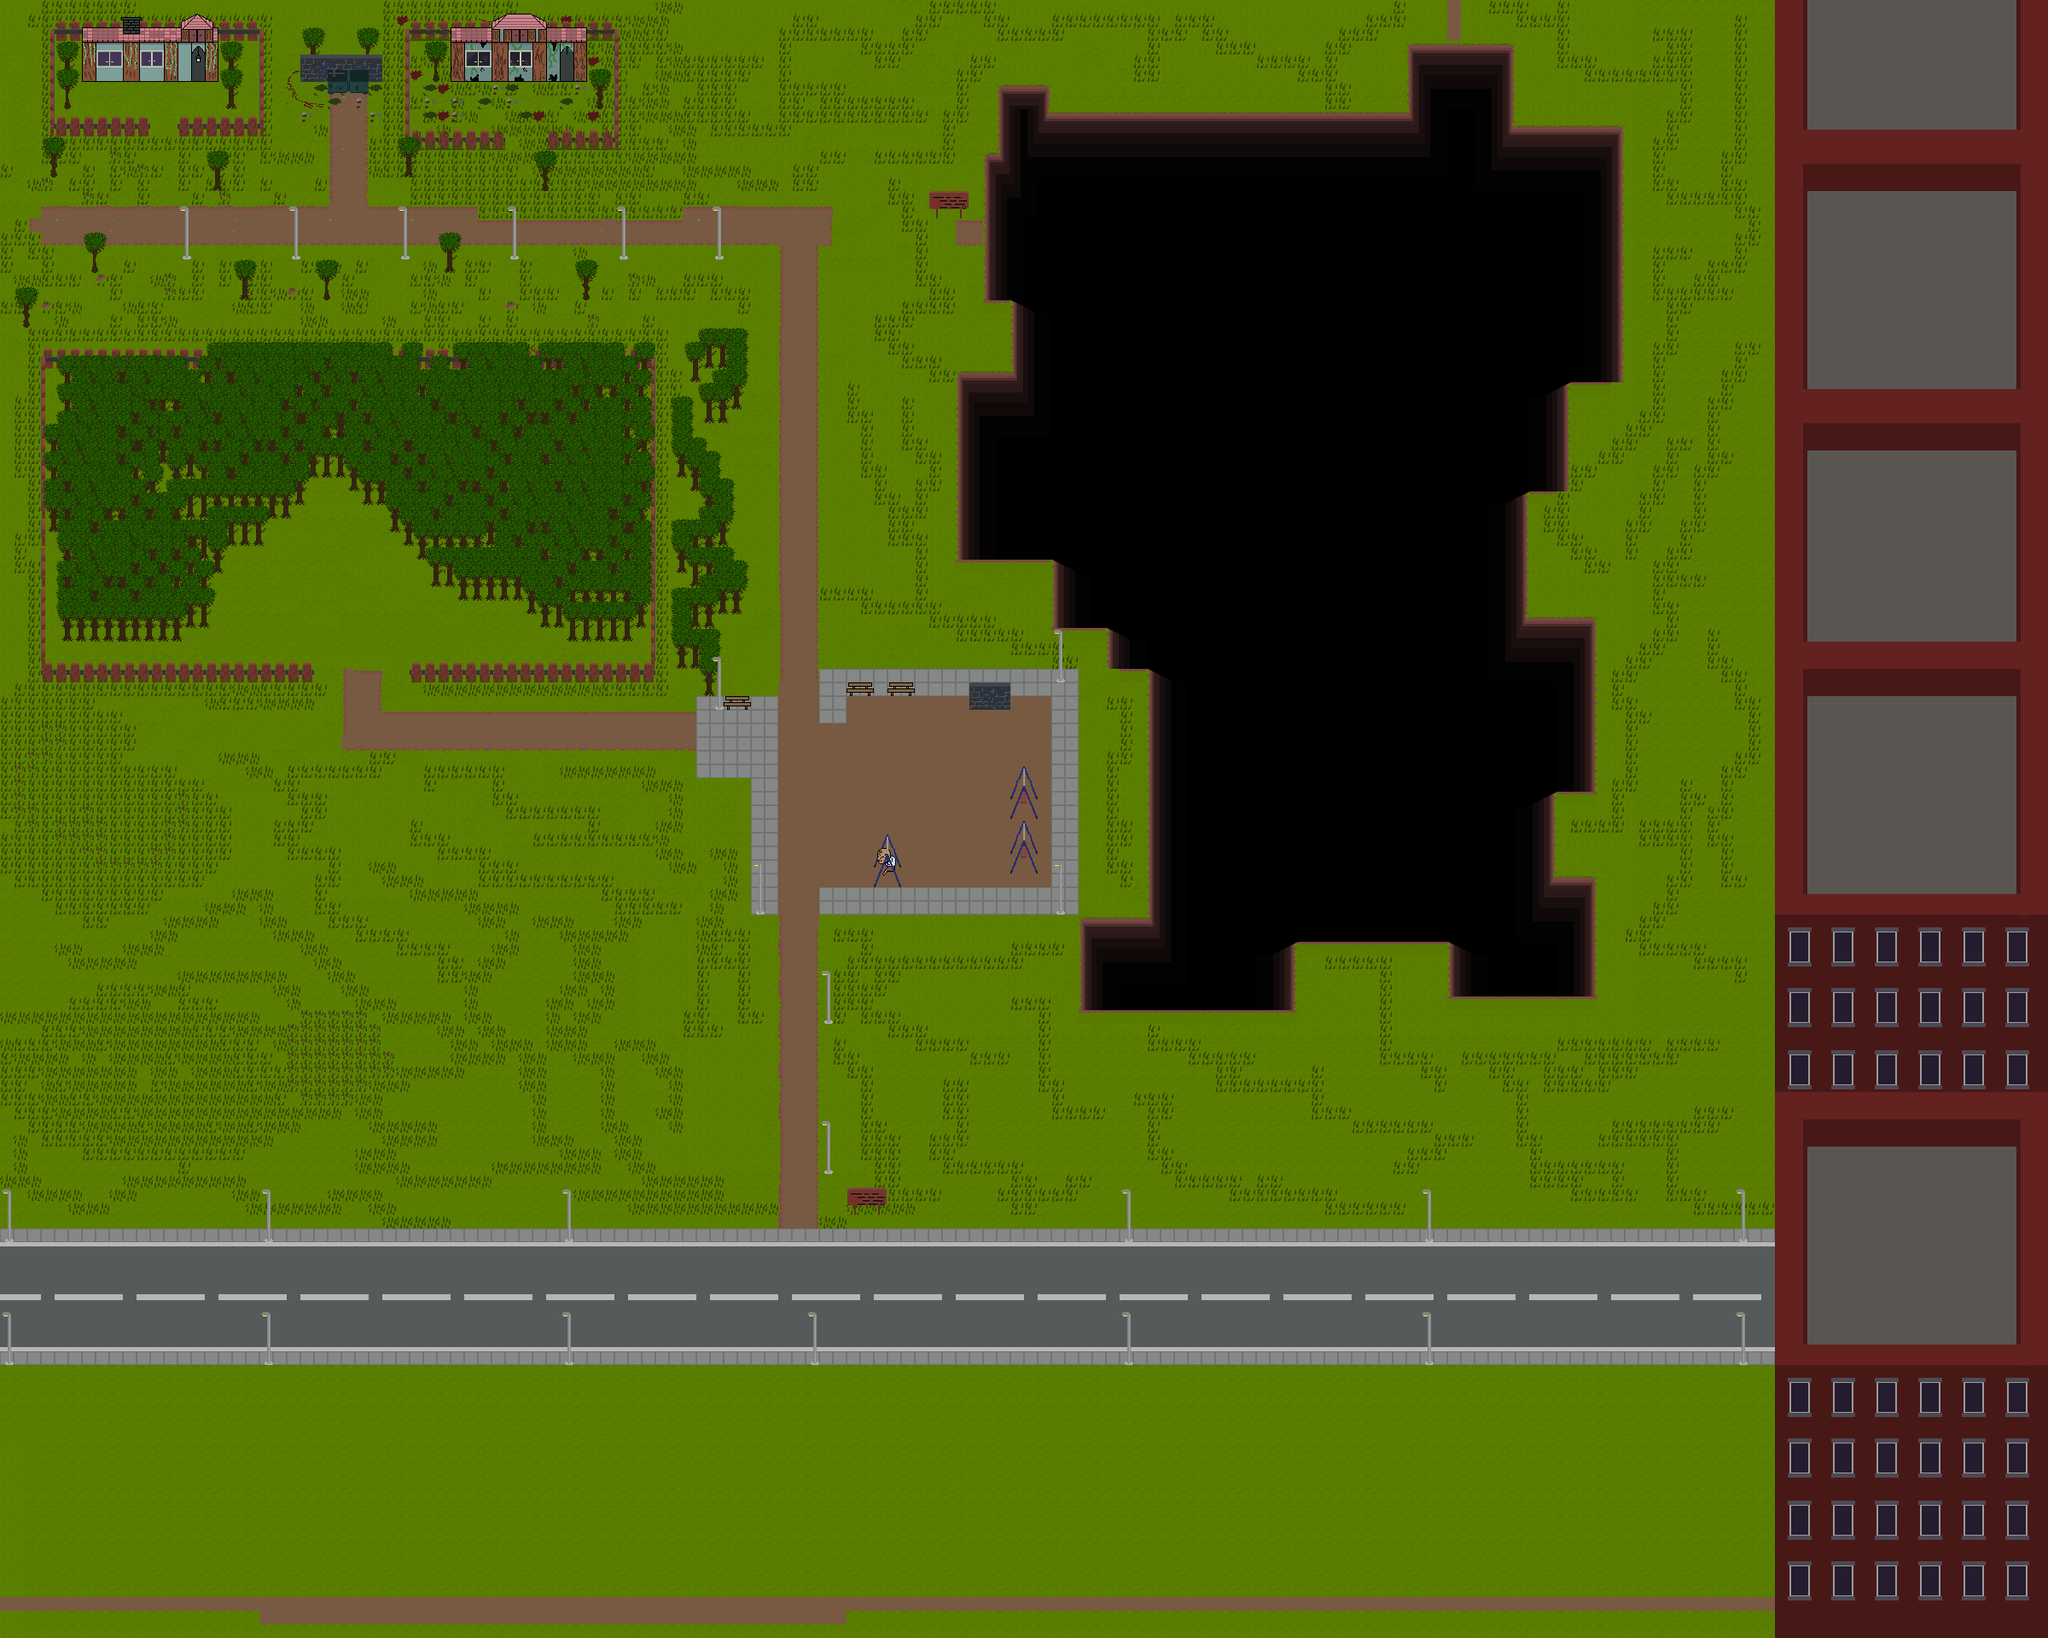

A 2D game scene composited from a Tiled map and its tileset images. What follows is a short description and the map's XML, with each tile layer's data collapsed to a summary:
An orthogonal 150x120 tile map with 16x16 px tiles, 3 tile layers (floor, floor items, objects), 1 hidden layer not drawn, 23 tilesets and 45 objects (2x домик, бездна, парк, дед из психушки, заброшенный дом, ...).

<map version="1.5" tiledversion="1.7.2" orientation="orthogonal" renderorder="right-down" width="150" height="120" tilewidth="16" tileheight="16" infinite="0" nextlayerid="8" nextobjectid="38">
 <tileset firstgid="1" name="мусорка" tilewidth="48" tileheight="32" tilecount="1" columns="1">
  <image source="../../data/мусорка.png" width="48" height="32" />
  <tile id="0">
   <objectgroup draworder="index" id="2">
    <object id="1" x="-0.125" y="17.375" width="48" height="13.75" />
   </objectgroup>
  </tile>
 </tileset>
 <tileset firstgid="2" name="стена" tilewidth="48" tileheight="32" tilecount="1" columns="1">
  <image source="../../data/стена.png" width="64" height="32" />
  <tile id="0">
   <objectgroup draworder="index" id="2">
    <object id="1" x="0.125" y="-0.125" width="47.75" height="4.75" />
    </objectgroup>
  </tile>
 </tileset>
 <tileset firstgid="3" name="тропа" tilewidth="16" tileheight="16" spacing="1" tilecount="15" columns="5">
  <image source="../../data/тропа.png" width="84" height="50" />
 </tileset>
 <tileset firstgid="18" name="трава" tilewidth="16" tileheight="16" spacing="1" tilecount="15" columns="15">
  <image source="../../data/трава.png" width="254" height="16" />
 </tileset>
 <tileset firstgid="33" name="tree" tilewidth="32" tileheight="48" spacing="1" tilecount="3" columns="3">
  <image source="../../data/tree.png" width="98" height="48" />
  <tile id="0">
   <objectgroup draworder="index" id="2">
    <!-- 1 objects omitted --></objectgroup>
  </tile>
  <tile id="1">
   <objectgroup draworder="index" id="2">
    <!-- 1 objects omitted --></objectgroup>
  </tile>
  <tile id="2">
   <objectgroup draworder="index" id="2">
    <!-- 1 objects omitted --></objectgroup>
  </tile>
 </tileset>
 <tileset firstgid="36" name="уличный фонарь" tilewidth="16" tileheight="64" tilecount="1" columns="1">
  <image source="../../data/уличный фонарь.png" width="16" height="64" />
  <tile id="0">
   <objectgroup draworder="index" id="2">
    <!-- 1 objects omitted --></objectgroup>
  </tile>
 </tileset>
 <tileset firstgid="37" name="забор1" tilewidth="16" tileheight="32" spacing="1" tilecount="9" columns="9">
  <image source="../../data/забор1.png" width="152" height="32" />
  <tile id="0">
   <objectgroup draworder="index" id="3">
    <!-- 1 objects omitted --></objectgroup>
  </tile>
  <tile id="1">
   <objectgroup draworder="index" id="2">
    <!-- 1 objects omitted --></objectgroup>
  </tile>
  <tile id="2">
   <objectgroup draworder="index" id="2">
    <!-- 1 objects omitted --></objectgroup>
  </tile>
  <tile id="3">
   <objectgroup draworder="index" id="2">
    <!-- 1 objects omitted --></objectgroup>
  </tile>
  <tile id="4">
   <objectgroup draworder="index" id="2">
    <!-- 1 objects omitted --></objectgroup>
  </tile>
  <tile id="5">
   <objectgroup draworder="index" id="2">
    <!-- 1 objects omitted --></objectgroup>
  </tile>
  <tile id="6">
   <objectgroup draworder="index" id="2">
    <!-- 1 objects omitted --></objectgroup>
  </tile>
  <tile id="7">
   <objectgroup draworder="index" id="2">
    <!-- 1 objects omitted --></objectgroup>
  </tile>
  <tile id="8">
   <objectgroup draworder="index" id="2">
    <!-- 1 objects omitted --></objectgroup>
  </tile>
 </tileset>
 <tileset firstgid="46" name="floor_items" tilewidth="16" tileheight="16" spacing="1" tilecount="9" columns="9">
  <image source="../../data/floor_items.png" width="153" height="16" />
 </tileset>
 <tileset firstgid="55" name="бездна3" tilewidth="16" tileheight="16" tilecount="99" columns="9">
  <image source="../../data/бездна3.png" width="144" height="176" />
  <tile id="58">
   <objectgroup draworder="index" id="2">
    <!-- 1 objects omitted --></objectgroup>
  </tile>
 </tileset>
 <tileset firstgid="154" name="bunch_trees" tilewidth="128" tileheight="128" tilecount="1" columns="1">
  <image source="../../data/bunch_trees.png" width="128" height="128" />
 </tileset>
 <tileset firstgid="155" name="player" tilewidth="17" tileheight="29" tilecount="1" columns="1">
  <image source="../../data/player.png" width="17" height="29" />
 </tileset>
 <tileset firstgid="156" name="Дом ГГ" tilewidth="160" tileheight="80" tilecount="1" columns="1">
  <image source="../../data/home.png" width="160" height="80" />
  <tile id="0">
   <objectgroup draworder="index" id="2">
    <!-- 1 objects omitted --></objectgroup>
  </tile>
 </tileset>
 <tileset firstgid="157" name="заброшеный дом" tilewidth="160" tileheight="80" tilecount="1" columns="1">
  <image source="../../data/lost_house.png" width="160" height="80" />
  <tile id="0">
   <objectgroup draworder="index" id="2">
    <!-- 1 objects omitted --></objectgroup>
  </tile>
 </tileset>
 <tileset firstgid="158" name="СКАМЕЙКА " tilewidth="32" tileheight="16" tilecount="1" columns="1">
  <image source="../../data/СКАМЕЙКА.png" width="32" height="16" />
 </tileset>
 <tileset firstgid="159" name="Home Wall" tilewidth="400" tileheight="640" tilecount="1" columns="1">
  <image source="../../data/Home Wall.png" width="400" height="640" />
 </tileset>
 <tileset firstgid="160" name="плитка " tilewidth="16" tileheight="16" spacing="1" tilecount="1" columns="1">
  <image source="../../data/плитка .png" width="16" height="16" />
 </tileset>
 <tileset firstgid="161" name="tablet" tilewidth="48" tileheight="32" spacing="1" tilecount="1" columns="1">
  <image source="../../data/tablet.png" width="48" height="32" />
  <tile id="0">
   <objectgroup draworder="index" id="2">
    <!-- 1 objects omitted --></objectgroup>
  </tile>
 </tileset>
 <tileset firstgid="162" name="stand" tilewidth="32" tileheight="32" tilecount="4" columns="4">
  <image source="../../characters/psycho_ded/stand.png" width="128" height="32" />
 </tileset>
 <tileset firstgid="166" name="дорога  " tilewidth="16" tileheight="16" tilecount="5" columns="1">
  <image source="../../data/дорога  .png" width="16" height="80" />
 </tileset>
 <tileset firstgid="171" name="психо_дед_качалеи" tilewidth="32" tileheight="64" tilecount="2" columns="2">
  <image source="../../data/психо_дед_качалеи.png" width="64" height="64" />
  <tile id="0">
   <objectgroup draworder="index" id="2">
    <!-- 1 objects omitted --></objectgroup>
  </tile>
  <tile id="1">
   <objectgroup draworder="index" id="2">
    <!-- 1 objects omitted --></objectgroup>
  </tile>
 </tileset>
 <tileset firstgid="173" name="arrow" tilewidth="32" tileheight="32" tilecount="1" columns="1">
  <image source="../../data/arrow.png" width="32" height="32" />
 </tileset>
 <tileset firstgid="174" name="boxset" tilewidth="16" tileheight="16" tilecount="2" columns="2">
  <image source="../../data/boxset.png" width="32" height="16" />
  <tile id="0">
   <objectgroup draworder="index" id="2">
    <!-- 1 objects omitted --></objectgroup>
  </tile>
  <tile id="1">
   <objectgroup draworder="index" id="2">
    <!-- 1 objects omitted --></objectgroup>
  </tile>
 </tileset>
 <tileset firstgid="176" name="door1" tilewidth="16" tileheight="16" tilecount="1" columns="1">
  <image source="../../data/door1.png" width="16" height="16" />
  <tile id="0">
   <objectgroup draworder="index" id="2">
    <!-- 1 objects omitted --></objectgroup>
  </tile>
 </tileset>
 <layer id="1" name="floor" width="150" height="120">
  <data>[18000 cells, 18000 non-empty, 104 distinct tile ids]</data>
 </layer>
 <layer id="6" name="floor items" width="150" height="120">
  <data>[18000 cells, 41 non-empty, 9 distinct tile ids]</data>
 </layer>
 <layer id="2" name="objects" width="150" height="120">
  <data>[18000 cells, 728 non-empty, 32 distinct tile ids]</data>
 </layer>
 <layer id="5" name="objects_items" width="150" height="120" visible="0">
  <data>[18000 cells, 267 non-empty, 7 distinct tile ids]</data>
 </layer>
 <objectgroup id="7" name="Obstacles">
  <!-- 20 objects omitted --></objectgroup>
</map>
<!-- 43 of 45 objects omitted -->
